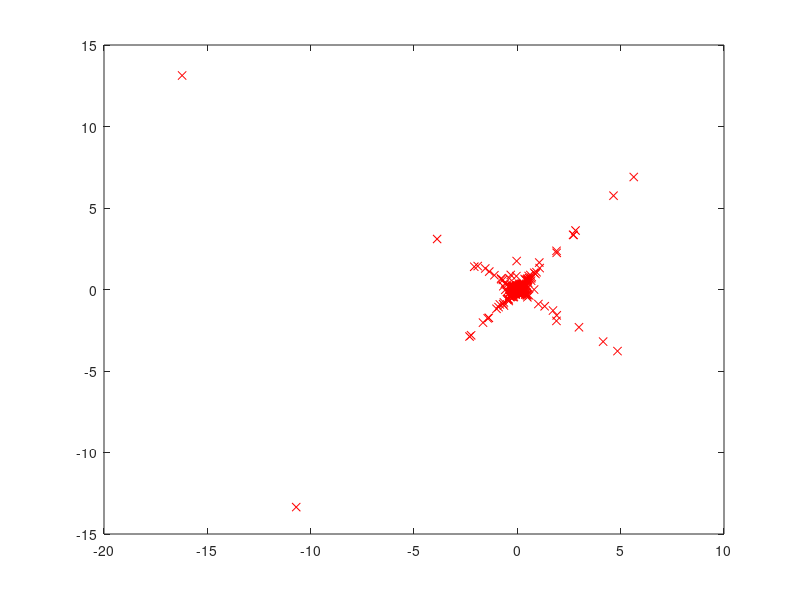

Reproduce this figure in MATLAB. (Note: this script raises an error after producing the figure.)
rand('seed', 1e5)
randn('seed', 1e5);
ndata = 600;
niters = 100;

latentDim = 4;
dataDim = 4;

trueA = [round(randn(dataDim, latentDim)*40)/10];
trueBeta = 10;

tauSample = gamrnd(0.5, 0.5, ndata, latentDim);
sSample = randn(ndata, latentDim)./sqrt(tauSample);
X = sSample*trueA' + randn(ndata, dataDim)/sqrt(trueBeta);
%pre whiten data
[q, s] = eig(cov(X));
whiteningMatrix = q*diag(1./sqrt(diag(s)));
whiteX = X*whiteningMatrix;

trueMix = (trueA'*whiteningMatrix)';

%X = X./nrepmat(std(X), 1, size(X, 1));

plot(whiteX(:, 1), whiteX(:, 2), 'rx')

% X = zero meaned data;

ndata = size(whiteX, 1);
dataDim = size(whiteX, 2);
%latentDim = dataDim;

%V = mixing Weights - Matrix of latentDim Rows, dataDim Columns;
if dataDim > latentDim
  V = eye(dataDim);
else
  V = eye(latentDim);
end
V = V(1:dataDim, 1:latentDim);

% tau = latent noise precision - Matrix of ndata Rows, latentDim Columns;
tau = ones(ndata, latentDim);
tol = 1e-3;
% beta = output Noise - Scalar;
beta = 10;
counter = 1;
Vstore = V(:)';
betaStore = beta;
alpha = ones(1, latentDim)*0.01;
expD = eye(latentDim);
expD2 = expD.*expD;
for i = 1:niters
  maxchange = tol + 1;
  counter1 = 0;
  while maxchange > tol 
    oldV = V;
    [sbar, Sigma_s] = updatelatent(whiteX, expD*V', tau, beta);
    %      V = updateV2(sbar, Sigma_s, whiteX, D, V);
    %      V = updateV3(sbar, Sigma_s, whiteX, D);
    V = updateV(sbar, Sigma_s, whiteX);
    expD = updateD(sbar, Sigma_s, V, whiteX);
    maxchange = max(max(abs(V -oldV)));
    fprintf(1, 'Iteration %i max change: %d\n', counter1, maxchange)
    %disp(V'*V)
    counter1 = counter1 + 1;
  end
  beta = updatebeta(sbar, Sigma_s, whiteX, expD*V'); 
  %disp(beta)

  counter = counter + 1;
  Vstore(counter, :) = V(:)';
  betaStore(counter) = beta;
  tau = updatetau(sbar, Sigma_s);
  %tau = mackay_updatetau(sbar, Sigma_s, tau);
  %disp(tau)
  subplot(2, 1, 1)
  plot(Vstore)
  subplot(2, 1, 2)
  plot(log10(betaStore))
  drawnow
end





W = V'*3;
figure
for i = 1:dataDim
  for j = i+1:dataDim
    subplot(dataDim, dataDim, (i-1)*(dataDim)+ j)
    plot(whiteX(:, i), whiteX(:, j), 'rx')
    line([ 0 W(i, i)], [0 W(j, i)])
    line([ 0 W(i, j)], [0 W(j, j)])
    axis image
    xlabel(['Dimension ' num2str(i)])
    ylabel(['Dimension ' num2str(j)])
  end
end